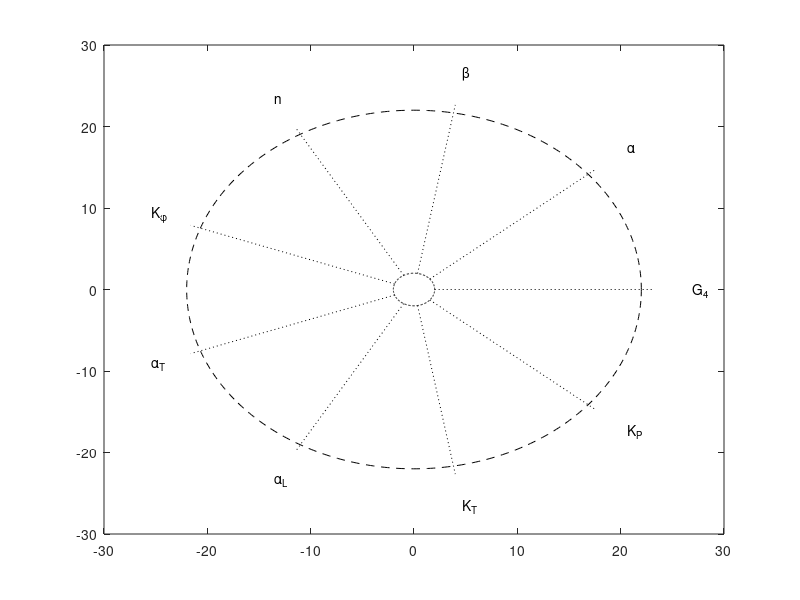

Here is the MATLAB script that generated this plot: (Note: this script raises an error after producing the figure.)
clear all
close all

theta=linspace(0,2*pi,10);
axistheta=linspace(0,2*pi,500);
farthest=22;
set(gca,'FontSize',35)
plot(farthest*cos(axistheta),farthest*sin(axistheta),'--k')
hold on
plot(2*cos(axistheta),2*sin(axistheta),'--k')
hold on
%text(0,0,'0')
hold on
labels ={'G_4' '\alpha'  '\beta' 'n' 'K_\phi'   '\alpha_T' '\alpha_L' 'K_T' 'K_P'};
%labels1={'10' '5' '2000' '5' '10'  '8e3' '9e3' '5e3' '5e3'};
for j=1:9
    plot([2*cos(theta(j)) (farthest+1)*cos(theta(j))], [2*sin(theta(j)) (farthest+1)*sin(theta(j))],':k')
    hold on
%     text((farthest+3)*cos(theta(j)),(farthest+3)*sin(theta(j)), labels1{j});
    text((farthest+5)*cos(theta(j)),(farthest+5)*sin(theta(j)), labels{j});
    %     text((1.5)*cos(theta(j)),(1.5)*sin(theta(j)), labels2{j});
    %     hold on
end
cc=0;
for h=3:3%1:9
    if h==1
        load('SCORE16.mat')
    elseif h==2
        load('SCORE15.mat')
    elseif h==3
        load('SCORE14.mat')
    elseif h==4
%         load('SCORE26.mat')
    elseif h==5
        load('SCORE25.mat')
    elseif h==6
        load('SCORE24.mat')
    elseif h==7
        load('SCORE36.mat')
    elseif h==8
        load('SCORE35.mat')
    elseif h==9
        load('SCORE34.mat')
    end
    score=real(SCORE(1:find(SCORE(:,2)==0,1)-1,:));
    size(score)
    %     scoreOriginal=[score(:,3) score(:,2) score(:,12) score(:,19) score(:,14) score(:,15) score(:,16) score(:,17)];
    scoreE=[score(:,3)*2 score(:,2) score(:,12)*4 score(:,19)*10 score(:,8)*4 score(:,14)/400 score(:,15)/450 score(:,16)/250 score(:,17)/250 score(:,3)*2];
    
    for j=1:size(score,1)
        plot((scoreE(j,:)+2).*cos(theta),(scoreE(j,:)+2).*sin(theta),'-r')
        hold on
        if isnan(SCORE(j,10))==0&&isnan(SCORE(j,11))==0&&SCORE(j,11)>0&&SCORE(j,13)<18&&SCORE(j,13)>1
            %%%%%%
            record_l=mycell{1,j}(param.tmax+1,1:(1+param.N)/2);
            count=0;
            LL=0;
            %         count2=0;
            colony_start=find((dataCe(end,:)>max(max(dataCe(end,:)))/10),1);
            if colony_start<3
                colony_start=3;
            else
            end
            for jj=colony_start:(1+param.N)/2-50
                if (record_l(1,jj)-record_l(1,jj-1))>0&&(record_l(1,jj)-record_l(1,jj-2))>0&&(record_l(1,jj)-record_l(1,jj+1))>0&&(record_l(1,jj)-record_l(1,jj+2))>0
                    count=count+1;
                    LL(count)=jj;
                    %             elseif (record_l(1,jj)-record_l(1,jj-1))<0&&(record_l(1,jj)-record_l(1,jj-2))<0&&(record_l(1,jj)-record_l(1,jj+1))<0&&(record_l(1,jj)-record_l(1,jj+2))<0
                    %                 count2=count2+1;
                    %                 L2(count2)=jj;
                else
                end
            end
            if std(LL)<10 && mean(LL)<570 && LL(1)>0
                cc=cc+1;
                SS(cc,:)=score(j,:);
                SSmycell{cc}=mycell{j};
            end
        else
             %%%
        end
    end
    axis equal
    set(gca, 'XTick', [],'YTick', []);
    
end
xlim([-28 28])
ylim([-28 28])

scoreEE=[SS(:,3)*2 SS(:,2) SS(:,12)*4 SS(:,19)*10 SS(:,8)*4 SS(:,14)/400 SS(:,15)/450 SS(:,16)/250 SS(:,17)/250 SS(:,3)*2];
for i=1:size(SS,1) 
plot((scoreEE(i,:)+2).*cos(theta),(scoreEE(i,:)+2).*sin(theta),'-b')
hold on
end
print -depsc2 PatternOverAll


% figure;
% babe=0;
% for j=1:size(SS,1)
%     if babe<25
%         babe=babe+1;
%         subplot(5,5,babe)
%         imagesc(real(SSmycell{j}));
%         title(num2str(j))
%         hold on
%     else
%         figure('units','normalized','outerposition',[0 0 1 1])
%         babe=0;
%     end
% end
